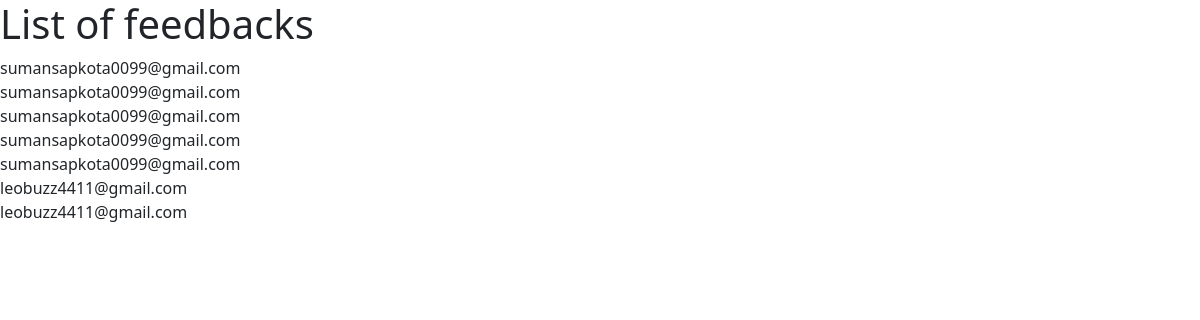
/feedbacks/, run on the app's committed database.
### website_feedback_form/models.py (models this page shows, shortened)
class WebsiteFormModel(models.Model):
    name = models.CharField(max_length=50, verbose_name="Enter full name", validators=[MinLengthValidator(10), MaxLengthValidator(50)])
    email_address = models.EmailField(validators=[EmailValidator()])
    yes_no_choices = [
        ("yes", "Yes"),
        ("no", "No")
    ]
    first_time_visit = models.CharField('Is this the first time you have visited the site?',max_length=3, choices= yes_no_choices, blank=False,)
    reason_to_visit = models.TextField('What is your reason of visiting this site?')
    user_friendlyness = models.IntegerField('How user friendly is this website?', validators=[MinValueValidator(1), MaxValueValidator(5)])
    FIND_CHOICES = [
        ("all", "Yes, all of it"),
        ("some", "Yes, some of it"),
        ("none", "No, none of it"),
    ]
    found_what_needed = models.CharField(
        max_length=10,
        choices=FIND_CHOICES,
        blank=False
    )

### website_feedback_form/views.py (the view)
# urls.py: path("feedbacks/", views.feedback_list)
def feedback_list(request):
    feedbacks = WebsiteFormModel.objects.all()
    return render(request, 'website_feedback_form/feedback_list.html', {'feedbacks': feedbacks})

### website_feedback_form/templates/website_feedback_form/feedback_list.html (shortened to what this page needs)
{% extends "website_feedback_form/base.html" %}
{% block content %}
<h1> List of feedbacks </h1>
{% if feedbacks %}
{% for feedback in feedbacks %}
<div>
    {{feedback.email_address}}
</div>
{% endfor %}
{% endif %}
{% endblock content %}

### website_feedback_form/templates/website_feedback_form/base.html (shortened to what this page needs)
<!DOCTYPE html>
<html lang="en">
<head>
    <link href="https://cdn.jsdelivr.net/npm/bootstrap@5.3.0/dist/css/bootstrap.min.css" rel="stylesheet">
</head>
<body>
    {% block content %}{% endblock content %}
</body>
</html>

### data on the page
WebsiteFormModel: email_address "sumansapkota0099@gmail.com"
WebsiteFormModel: email_address "sumansapkota0099@gmail.com"
WebsiteFormModel: email_address "sumansapkota0099@gmail.com"
WebsiteFormModel: email_address "sumansapkota0099@gmail.com"
WebsiteFormModel: email_address "sumansapkota0099@gmail.com"
WebsiteFormModel: email_address "leobuzz4411@gmail.com"
WebsiteFormModel: email_address "leobuzz4411@gmail.com"
